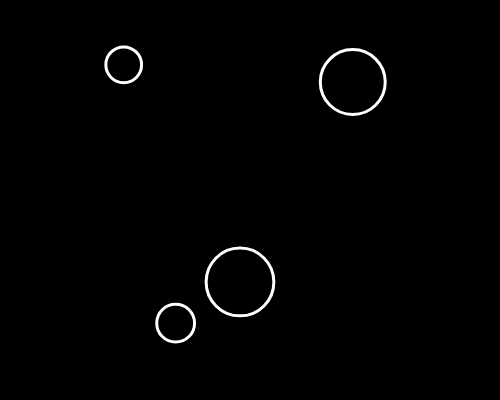
Frame 1 (no input)
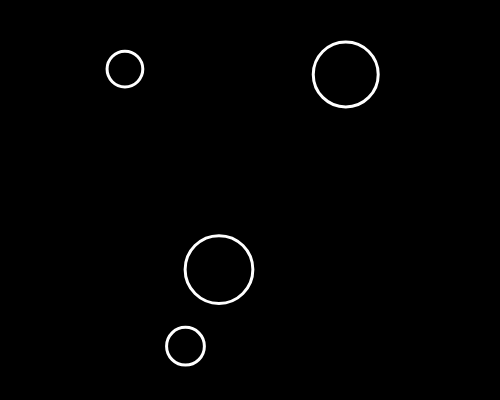
Frame 60 (no input)
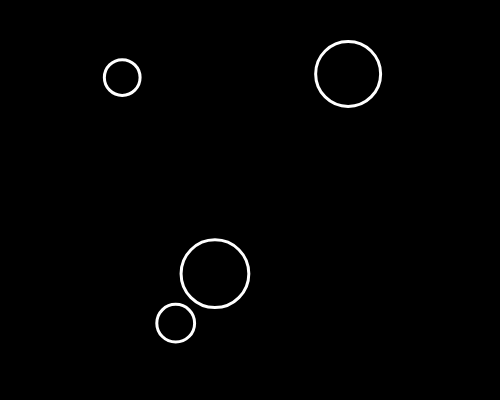
Frame 120 (the mouse pressed at the canvas centre since frame 60)

The p5.js sketch that drew these frames (run headless with seeded random() and noise() and a simulated clock; from frame 60 on, the mouse is pressed at the canvas centre):

// p5.js sketch
// ── sketch.js
let bubbles = [];

function setup() {
  createCanvas(500, 400);
  for (let i = 0; i < 4; i++) {
    let x = random(width);
    let y = random(height);
    let r = random(10, 40);
    bubbles[i] = new Bubble(x, y, r);
  }
}

function mousePressed() {
  for (let i = 0; i < bubbles.length; i++) {
    bubbles[i].clicked(mouseX, mouseY);
  }
}


function draw() {
  background(0);

  for (let i = 0; i < bubbles.length; i++) {
    bubbles[i].move();
    bubbles[i].show();
  }
}

class Bubble {
  constructor(x, y, r) {
    this.x = x;
    this.y = y;
    this.r = r;
    this.brightness = 0;
  }

  move() {
    this.x = this.x + random(-5, 5);
    this.y = this.y + random(-5, 5);
    if (this.x > width || this.x < 0 || this.y > height || this.y < 0) {
      this.x = width / 2;
      this.y = height / 2;
    }
  }

  show() {
    stroke(255);
    strokeWeight(3);
    //noStroke();
    //noFill();
    fill(this.brightness, 125);
    ellipse(this.x, this.y, this.r * 2, this.r * 2);
  }

  clicked(px, py) {
    let d = dist(this.x, this.y, px, py);
    if (d < this.r) {
      //console.log("clicked on bubble");
      this.brightness = 255;
    }
  }

}

/*
Website
http://nexusbug.com/

github Repo
https://github.com/nexusbug/Code_365

About
Doing a challenge, coding three sixty five
There I hop on the train of Mr. Shiffman
And code along rainbow colored railway
One video each day, keeps the gray away

Coding Train
Daniel Shiffman
https://www.youtube.com/user/shiffman/
https://www.patreon.com/codingtrain

Framework
p5js - A beautiful Javascript library
https://p5js.org/

this.day
54th
2017 October 17

this.video
7.4: Mouse Interaction with Objects - p5.js Tutorial
https://youtu.be/TaN5At5RWH8
*/
